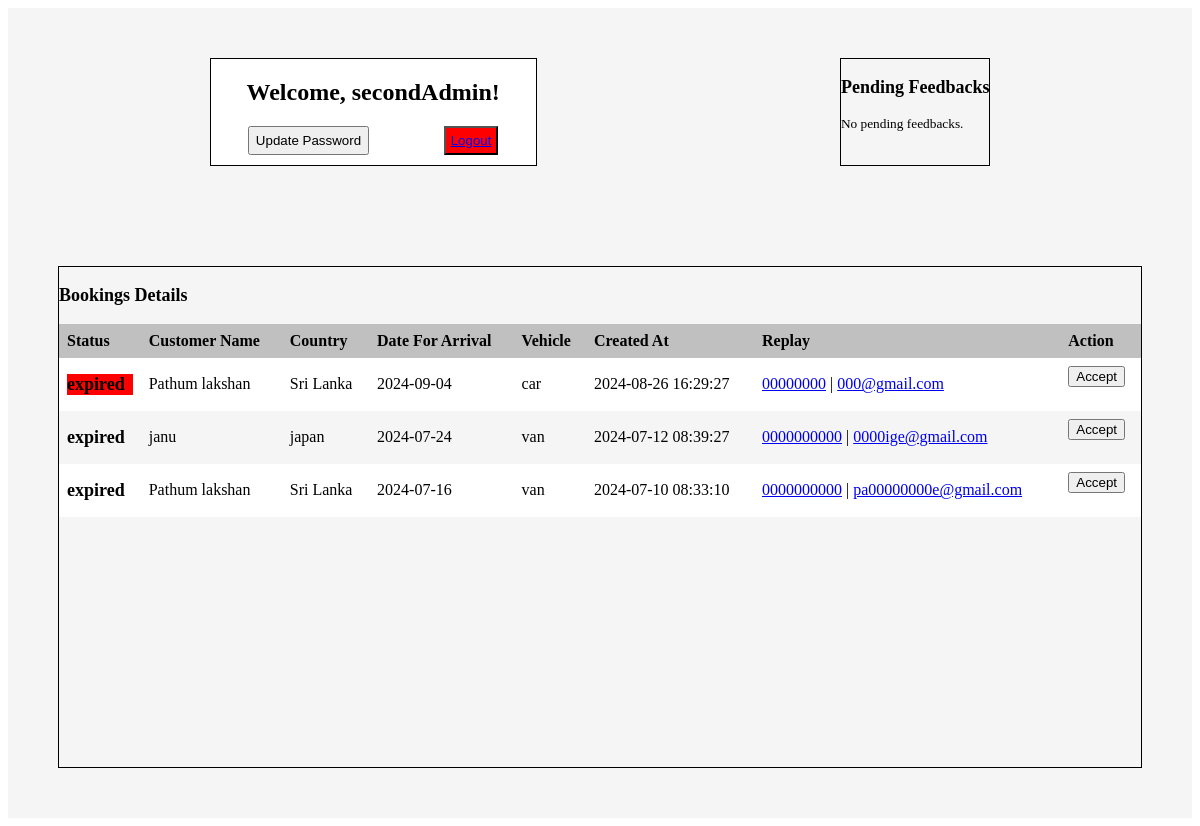
Screenshot of /nimda/admin.php (signed in) with the database file from the repository.
### tables this page shows
CREATE TABLE `bookings` (
  `id` int(11) NOT NULL,
  `name` varchar(255) NOT NULL,
  `country` varchar(255) NOT NULL,
  `phone` varchar(255) NOT NULL,
  `email` varchar(255) NOT NULL,
  `number_of_guests` int(11) NOT NULL,
  `date_of_arrival` date NOT NULL,
  `vehicle` varchar(255) NOT NULL,
  `created_at` timestamp NOT NULL DEFAULT current_timestamp(),
  `status` varchar(50) NOT NULL DEFAULT 'new'
);

### nimda/admin.php (the view, shortened to what this page needs)
<?php
    $conn = new mysqli('localhost:3308', 'root', '', 'tourwithRK');
?>
<?php
    $sql = "SELECT * FROM feedback WHERE `check` = 0";
    $result = $conn->query($sql);
?>
<?php
    $sql1 = "SELECT * FROM bookings ORDER BY created_at DESC";
    $result1 = $conn->query($sql1);
?>
<?php
    $sechSql = "SELECT * from bookings";
    $resultSerch = $conn->query($sechSql);
?>
<!DOCTYPE html>
<html lang="en">
<head>
    <link rel="stylesheet" type="text/css" href="admin.css">
</head>
<body>
    <div class="row1">
        <div class="col1">
            <h2>Welcome, <?php echo$_SESSION['admin'];?>!</h2>
            <div>
                <button id="Toggle">Update Password</button>
                <button style="background-color: red; padding:5px;"><a href="/tourwithRK/index.php">Logout</a></button>
            </div>
        </div>
        <div class="col2">
            <p>Pending Feedbacks</p>
            <?php if ($result->num_rows > 0): ?>
            <table>
                <tr>
                    <th>Name</th>
                    <th>Country</th>
                    <th>Message</th>
                    <th>Email</th>
                    <th>Actions</th>
                </tr>
                <?php while($row = $result->fetch_assoc()): ?>
                    <tr>
                        <td><?php echo htmlspecialchars($row['username']); ?></td>
                        <td><?php echo htmlspecialchars($row['country']); ?></td>
                        <td><?php echo htmlspecialchars($row['feedback']); ?></td>
                        <td><?php echo htmlspecialchars($row['email']); ?></td>
                        <td>
                            <form action="approve_feedback.php" method="post">
                                <input type="hidden" name="feedback_id" value="<?php echo $row['id']; ?>">
                                <input type="submit" name="action" value="Approve">
                                <input type="submit" name="action" value="Not Approve">
                            </form>
                        </td>
                    </tr>
                <?php endwhile; ?>
            </table>
        <?php else: ?>
            <small>No pending feedbacks.</small>
        <?php endif; ?>
        </div>
    </div>
    <div class="row2">
        <div class="col1">
            <p>Bookings Details</p>
            <?php if ($resultSerch->num_rows > 0): ?>
            <table>
                <tr>
                    <th>Status</th>
                    <th>Customer Name</th>
                    <th>Country</th>
                    <th>Date For Arrival</th>
                    <th>Vehicle</th>
                    <th>Created At</th>
                    <th>Replay </th>
                    <th>Action </th>
                </tr>
                <?php while($row = $result1->fetch_assoc()): ?>
                    <tr>
                        <td><p id="status"><?php echo htmlspecialchars($row['status']); ?></p></td>
                        <td><?php echo htmlspecialchars($row['name']); ?></td>
                        <td><?php echo htmlspecialchars($row['country']); ?></td>
                        <td><?php echo htmlspecialchars($row['date_of_arrival']); ?></td>
                        <td><?php echo htmlspecialchars($row['vehicle']); ?></td>
                        <td><?php echo htmlspecialchars($row['created_at']); ?></td>
                        <td>
                            <a href="https://wa.me/<?php echo htmlspecialchars($row['phone']); ?>" target="_blank"><?php echo htmlspecialchars($row['phone']); ?></a> |
                            <a href="mailto:<?php echo htmlspecialchars($row['email']); ?>"><?php echo htmlspecialchars($row['email']); ?></a>
                        </td>
                        <td>
                            <form action="approved_booking.php" method="post">
                                <input type="submit" name="action" value="Accept">
                            </form>
                        </td>
                    </tr>
                <?php endwhile; ?>
            </table>
            <?php else: ?>
                <small>No bookings found.</small>
            <?php endif; ?>
        </div>
    </div>
</body>
</html>

### nimda/admin.css (style rules this page uses)
.row1 { padding: 50px; background-color: whitesmoke; display: flex; justify-content: space-around; }
.row1 .col1 { text-align: center; border: 1px solid black; background-color: white; width: 30%; }
.row1 .col1 div { display: flex; justify-content: space-around; margin: 10px 0; }
.row1 .col2 { max-height: 500px; overflow-y: auto; display: block; border: 1px solid black; }
.row1 .col2 p { font-weight: bold; font-size: 18px; }
.row2 { padding: 50px; background-color: whitesmoke; }
.row2 .col1 { height: 500px; overflow-y: auto; display: block; border: 1px solid black; }
.row2 .col1 table { border-collapse: collapse; width: 100%; }
.row2 .col1 th, .row2 .col1 td { text-align: left; padding: 8px; }
.row2 .col1 tr:nth-child(even) { background-color: #ffffff; }
.row2 .col1 th { background-color: silver; color: rgb(0, 0, 0); }
.row2 .col1 p { font-weight: bold; font-size: 18px; }

### rows the page displays
bookings: status "expired", name "Pathum lakshan", country "Sri Lanka", date_of_arrival "2024-09-04", vehicle "car", created_at "2024-08-26 16:29:27", phone "00000000", email "000@gmail.com"
bookings: status "expired", name "janu", country "japan", date_of_arrival "2024-07-24", vehicle "van", created_at "2024-07-12 08:39:27", phone "0000000000", email "0000ige@gmail.com"
bookings: status "expired", name "Pathum lakshan", country "Sri Lanka", date_of_arrival "2024-07-16", vehicle "van", created_at "2024-07-10 08:33:10", phone "0000000000", email "pa00000000e@gmail.com"

### other values shown
$_SESSION['admin'] "secondAdmin"
